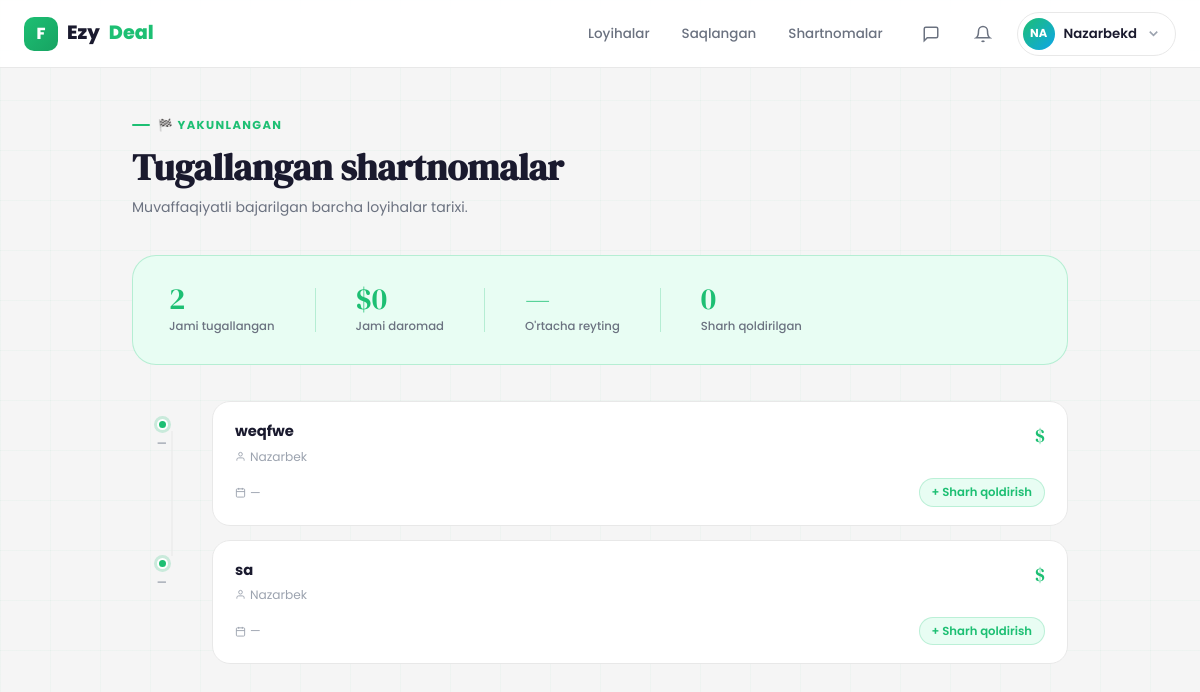
The page /contracts/finished/ (signed in) on the database its author committed.
### Users/models.py (models this page shows, shortened)
class User(AbstractUser):
    ROLE_CHOICE = (
        (CLIENT, 'client'),
        (FREELANCER, 'freelancer'),
    )
    email = models.EmailField(unique=True)
    role = models.CharField(max_length=20, choices=ROLE_CHOICE)
    bio = models.TextField(blank=True, null=True)
    avatar = models.ImageField(upload_to='avatars/', blank=True, null=True)
    created_at = models.DateTimeField(auto_now_add=True)

### Contracts/models.py (models this page shows, shortened)
class Contract(models.Model):
    ACTIVE = "active"
    FINISHED = "finished"
    CANCELLED = "cancelled"
    STATUS_CHOICES = (
        (ACTIVE, "Active"),
        (FINISHED, "Finished"),
        (CANCELLED, "Cancelled"),
    )
    project = models.OneToOneField(
        Project,
        on_delete=models.CASCADE,
        related_name="contract"
    )
    client = models.ForeignKey(
        settings.AUTH_USER_MODEL,
        on_delete=models.CASCADE,
        related_name="client_contracts"
    )
    freelancer = models.ForeignKey(
        settings.AUTH_USER_MODEL,
        on_delete=models.CASCADE,
        related_name="freelancer_contracts"
    )
    agreed_price = models.DecimalField(max_digits=12, decimal_places=2)
    status = models.CharField(
        max_length=20,
        choices=STATUS_CHOICES,
        default=ACTIVE
    )
    created_at = models.DateTimeField(auto_now_add=True)
    finished_at = models.DateTimeField(blank=True, null=True)

### Projects/models.py (models this page shows, shortened)
class Project(models.Model):
    WEB = "web"
    DESIGN = "design"
    MOBILE = "mobile"
    WRITING = "writing"
    DATA = "data"
    AI = "ai"
    CATEGORY_CHOICES = [
        (WEB, "Web Development"),
        (DESIGN, "Design"),
        (MOBILE, "Mobile Development"),
        (WRITING, "Content Writing"),
        (DATA, "Data Science"),
        (AI, "AI / ML"),
    ]
    OPEN = "open"
    IN_PROGRESS = "in_progress"
    COMPLETED = "completed"
    CANCELLED = "cancelled"
    STATUS_CHOICES = (
        (OPEN, "Open"),
        (IN_PROGRESS, "In Progress"),
        (COMPLETED, "Completed"),
        (CANCELLED, "Cancelled"),
    )
    FIXED = "fixed"
    HOURLY = "hourly"
    MILESTONE = "milestone"
    BUDGET_TYPE_CHOICES = [
        (FIXED, "Fixed"),
        (HOURLY, "Hourly"),
        (MILESTONE, "Milestone"),
    ]
    ENTRY = "entry"
    INTERMEDIATE = "intermediate"
    EXPERT = "expert"
    LEVEL_CHOICES = [
        (ENTRY, "Entry"),
        (INTERMEDIATE, "Intermediate"),
        (EXPERT, "Expert"),
    ]
    client = models.ForeignKey(
        settings.AUTH_USER_MODEL,
        on_delete=models.CASCADE,
        related_name="projects"
    )
    title = models.CharField(max_length=255)
    description = models.TextField()
    category = models.CharField(max_length=20, choices=CATEGORY_CHOICES)
    budget_type = models.CharField(max_length=20, choices=BUDGET_TYPE_CHOICES, default=FIXED)
    budget_min = models.DecimalField(max_digits=12, decimal_places=2, null=True, blank=True)
    budget_max = models.DecimalField(max_digits=12, decimal_places=2, null=True, blank=True)
    level = models.CharField(max_length=20, choices=LEVEL_CHOICES, default=INTERMEDIATE)
    skills = models.TextField(blank=True, null=True)
    deadline = models.DateField()
    status = models.CharField(max_length=20, choices=STATUS_CHOICES, default=OPEN)
    created_at = models.DateTimeField(auto_now_add=True)

### Contracts/views.py (the view)
# urls.py: path('finished/', views.finished_contracts, name='finished_contracts'),
@login_required(login_url='login')
def finished_contracts(request):
    if request.user.role == 'client':
        contracts = Contract.objects.filter(client=request.user,status=Contract.FINISHED).order_by('-created_at')
    elif request.user.role == 'freelancer':
        contracts = Contract.objects.filter(freelancer=request.user,status=Contract.FINISHED).order_by('-created_at')
    else:
        contracts = Contract.objects.none()
    return render(request, 'finished_contracts.html', {'contracts': contracts})

### Notifications/context_processors.py (called while the page is built)
def notifications_count(request):
    if request.user.is_authenticated:
        count = request.user.notifications.filter(is_read=False).count()
        recent = list(request.user.notifications.all()[:5])
        return {'unread_notifications': count, 'recent_notifications': recent}
    return {'unread_notifications': 0, 'recent_notifications': []}

### templates/finished_contracts.html (shortened to what this page needs)
{% extends 'base.html' %}
{% block content %}
<div class="fin-wrap">
    <div class="page-eyebrow animate-up">🏁 Yakunlangan</div>
    <h1 class="page-title animate-up">Tugallangan shartnomalar</h1>
    <p class="page-sub animate-up">Muvaffaqiyatli bajarilgan barcha loyihalar tarixi.</p>
    <div class="summary-banner">
        <div class="sum-stat">
            <div class="sum-val">{{ contracts|length }}</div>
            <div class="sum-label">Jami tugallangan</div>
        </div>
        <div class="sum-stat">
            <div class="sum-val">${{ total_earned|default:"0" }}</div>
            <div class="sum-label">Jami daromad</div>
        </div>
        <div class="sum-stat">
            <div class="sum-val">{{ avg_rating|default:"—" }}</div>
            <div class="sum-label">O'rtacha reyting</div>
        </div>
        <div class="sum-stat">
            <div class="sum-val">{{ reviewed_count|default:0 }}</div>
            <div class="sum-label">Sharh qoldirilgan</div>
        </div>
    </div>
    {% if contracts %}
    <div class="timeline">
        {% for contract in contracts %}
        <div class="tl-item scroll-reveal">
            <div class="tl-left">
                <div class="tl-dot"></div>
                <div class="tl-month">{{ contract.completed_at|date:"M Y"|default:"—" }}</div>
            </div>
            <div class="tl-card">
                <div class="tl-card-top">
                    <div>
                        <div class="tl-proj-title">{{ contract.project.title }}</div>
                        <div class="tl-client">
                            <svg width="11" height="11" viewBox="0 0 24 24" fill="none" stroke="currentColor" stroke-width="2"><path d="M20 21v-2a4 4 0 0 0-4-4H8a4 4 0 0 0-4 4v2"/><circle cx="12" cy="7" r="4"/></svg>
                            {{ contract.client.username }}
                        </div>
                    </div>
                    <div class="tl-amount">${{ contract.amount }}</div>
                </div>
                <div class="tl-card-bottom">
                    <div class="tl-meta">
                        <span class="tl-meta-item">
                            <svg width="11" height="11" viewBox="0 0 24 24" fill="none" stroke="currentColor" stroke-width="2"><rect x="3" y="4" width="18" height="18" rx="2"/><line x1="16" y1="2" x2="16" y2="6"/><line x1="8" y1="2" x2="8" y2="6"/><line x1="3" y1="10" x2="21" y2="10"/></svg>
                            {{ contract.completed_at|date:"d M Y"|default:"—" }}
                        </span>
                    </div>
                    {% if contract.review %}
                    <span class="review-chip has">⭐ Sharh bor</span>
                    {% else %}
                    <a href="{% url 'review_form' contract.id %}" class="review-chip">+ Sharh qoldirish</a>
                    {% endif %}
                </div>
            </div>
        </div>
        {% endfor %}
    </div>
    {% else %}
    <div class="empty-state">
        <div class="empty-icon">🏁</div>
        <div class="empty-title">Hali tugallangan shartnoma yo'q</div>
        <p class="empty-sub">Loyihani muvaffaqiyatli yakunlaganingizda, u shu yerda ko'rinadi.</p>
    </div>
    {% endif %}
</div>
{% endblock %}

### templates/base.html (shortened to what this page needs)
<!DOCTYPE html>
<html lang="uz">
<head>
</head>
<body>
<nav class="navbar">
    <div class="container">
        <a href="{% url 'logo_redirect' %}" class="nav-logo">
            <div class="logo-mark">F</div>
            Ezy<em>Deal</em>
        </a>
        <nav class="nav-links">
            {% if user.is_authenticated %}
                {% if user.role == 'freelancer' %}
                    <a href="{% url 'main_freelancer' %}" class="nav-link">Loyihalar</a>
                    <a href="{% url 'saved_projects' %}" class="nav-link">Saqlangan</a>
                    <a href="{% url 'freelancer_contract_list' %}" class="nav-link">Shartnomalar</a>
                {% else %}
                    <a href="{% url 'main_client' %}" class="nav-link">Bosh sahifa</a>
                    <a href="{% url 'myprojects' %}" class="nav-link">Loyihalarim</a>
                    <a href="{% url 'client_contract_list' %}" class="nav-link">Shartnomalar</a>
                {% endif %}
            {% else %}
                <a href="{% url 'login' %}" class="nav-link">Kirish</a>
            {% endif %}
        </nav>
        {% if user.is_authenticated %}
        <a href="{% url 'inbox' %}" class="nav-icon-btn" title="Xabarlar" style="position:relative;display:flex;align-items:center;justify-content:center;width:36px;height:36px;border-radius:50%;color:var(--text2);transition:var(--t);">
            <svg width="18" height="18" viewBox="0 0 24 24" fill="none" stroke="currentColor" stroke-width="2"><path d="M21 15a2 2 0 0 1-2 2H7l-4 4V5a2 2 0 0 1 2-2h14a2 2 0 0 1 2 2z"/></svg>
        </a>
        <a href="{% url 'notifications' %}" class="nav-icon-btn" title="Bildirishnomalar" style="position:relative;display:flex;align-items:center;justify-content:center;width:36px;height:36px;border-radius:50%;color:var(--text2);transition:var(--t);">
            <svg width="18" height="18" viewBox="0 0 24 24" fill="none" stroke="currentColor" stroke-width="2"><path d="M18 8A6 6 0 0 0 6 8c0 7-3 9-3 9h18s-3-2-3-9"/><path d="M13.73 21a2 2 0 0 1-3.46 0"/></svg>
        </a>
        <div class="profile-wrap">
            <div class="profile-btn">
                <div class="avatar">
                    {% if user.avatar %}
                        <img src="{{ user.avatar.url }}" alt="{{ user.username }}" style="width:100%;height:100%;object-fit:cover;border-radius:50%;">
                    {% else %}
                        {{ user.username|slice:":2"|upper }}
                    {% endif %}
                </div>
                <span class="uname">{{ user.username }}</span>
                <svg class="nav-icon chevron" viewBox="0 0 24 24" fill="none" stroke="currentColor" stroke-width="2.5">
                    <polyline points="6 9 12 15 18 9"/>
                </svg>
            </div>
        </div>
        {% else %}
        <a href="{% url 'register' %}" class="btn btn-primary btn-sm">Boshlash →</a>
        {% endif %}
    </div>
</nav>
<main class="main">
    {% block content %}{% endblock %}
</main>
</body>
</html>

### templates/base.html (style rules this page uses)
:root { --bg: #f5f5f5; --surface: #ffffff; --surface2: #f0fdf7; --border: #e8e8e8; --accent: #1DBF73; --accent-dk: #17a362; --accent-lt: #e8fdf3; --accent-glow: rgba(29,191,115,.25); --text: #1a1a2e; --text2: #6b7280; --text3: #9ca3af; --success: #1DBF73; --warning: #f59e0b; --danger: #ef4444; --info: #3b82f6; --r: 12px; --r2: 18px; --r3: 24px; --shadow-sm: 0 2px 8px rgba(0,0,0,.06); --shadow-md: 0 8px 32px rgba(0,0,0,.10); --shadow-lg: 0 20px 60px rgba(0,0,0,.13); --font: 'Poppins', sans-serif; --serif: 'DM Serif Display', serif; --ease: cubic-bezier(.4,0,.2,1); --spring: cubic-bezier(.34,1.56,.64,1); --t: .25s; }
*, *::before, *::after { box-sizing: border-box; margin: 0; padding: 0; }
html { scroll-behavior: smooth; }
body { font-family: var(--font); background: var(--bg); color: var(--text); line-height: 1.6; min-height: 100vh; -webkit-font-smoothing: antialiased; overflow-x: hidden; }
a { text-decoration: none; color: inherit; }
body::before { content: ''; position: fixed; inset: 0; background-image: linear-gradient(rgba(29,191,115,.03) 1px, transparent 1px), linear-gradient(90deg, rgba(29,191,115,.03) 1px, transparent 1px); background-size: 50px 50px; pointer-events: none; z-index: 0; }
h1,h2,h3,h4,h5 { line-height: 1.25; color: var(--text); }
.container { width: 100%; max-width: 1240px; margin-inline: auto; padding-inline: 24px; }
.main { padding-top: 68px; position: relative; z-index: 1; min-height: calc(100vh - 68px); }
.navbar { position: fixed; top: 0; left: 0; right: 0; z-index: 200; height: 68px; background: rgba(255,255,255,.93); backdrop-filter: blur(20px); border-bottom: 1px solid var(--border); display: flex; align-items: center; }
.navbar .container { display: flex; align-items: center; gap: 16px; height: 100%; }
.nav-logo { font-size: 1.2rem; font-weight: 800; color: var(--text); display: flex; align-items: center; gap: 9px; white-space: nowrap; flex-shrink: 0; }
.logo-mark { width: 34px; height: 34px; border-radius: 10px; background: linear-gradient(135deg, var(--accent), var(--accent-dk)); display: flex; align-items: center; justify-content: center; color: #fff; font-size: 1rem; font-weight: 800; }
.nav-logo em { color: var(--accent); font-style: normal; }
.nav-links { display: flex; align-items: center; gap: 4px; margin-left: auto; }
.nav-link { padding: 7px 14px; border-radius: 100px; font-size: .84rem; font-weight: 500; color: var(--text2); transition: var(--t); }
.profile-wrap { position: relative; flex-shrink: 0; }
.profile-btn { display: flex; align-items: center; gap: 9px; padding: 5px 14px 5px 5px; border: 1.5px solid var(--border); border-radius: 100px; background: var(--surface); cursor: pointer; transition: var(--t); }
.avatar { width: 32px; height: 32px; border-radius: 50%; background: linear-gradient(135deg, var(--accent), #0ea5e9); display: flex; align-items: center; justify-content: center; color: #fff; font-size: .72rem; font-weight: 700; flex-shrink: 0; }
.profile-btn .uname { font-size: .83rem; font-weight: 600; }
.profile-btn .chevron { color: var(--text3); transition: transform var(--t); }
.nav-icon { width: 15px; height: 15px; }
.page-title { font-family: var(--serif); font-size: clamp(1.5rem, 3vw, 2rem); color: var(--text); }
.page-sub { font-size: .875rem; color: var(--text2); margin-top: 4px; }
.animate-up { animation: fadeUp .6s var(--spring) both; }
.scroll-reveal { opacity: 0; transform: translateY(28px); transition: opacity .6s var(--ease), transform .6s var(--ease); }
.scroll-reveal.visible { opacity: 1; transform: none; }

### rows shown on the page
User: username "NA", username "Nazarbekd"
Contract: completed_at "—", project "weqfwe", client.username "Nazarbek"
Contract: completed_at "—", project "sa", client.username "Nazarbek"

### other values the page prints
{{ contracts|length }} "2"
{{ total_earned|default:"0" }} "0"
{{ avg_rating|default:"—" }} "—"
{{ reviewed_count|default:0 }} "0"
